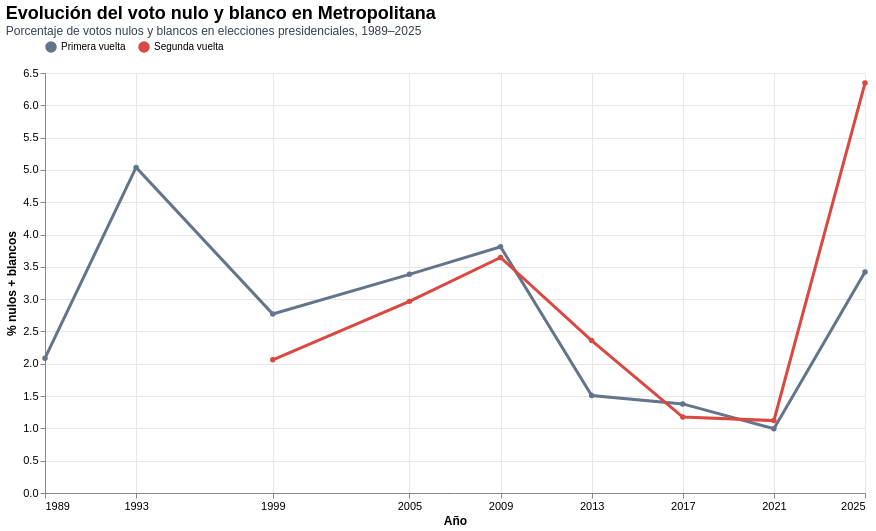

The code cell stored with this chart in its notebook:
### Code cell
grafico_region = alt.Chart(datos_region).mark_line(
    point=True,
    strokeWidth=3
).encode(
    x=alt.X(
        "anio:Q",
        title="Año",
        scale=alt.Scale(domain=[1989, 2025]),
        axis=alt.Axis(
            values=[1989, 1993, 1999, 2005, 2009, 2013, 2017, 2021, 2025],
            format="d",
            labelAngle=0
        )
    ),
    y=alt.Y(
        "pct_nulos_blancos:Q",
        title="% nulos + blancos",
        axis=alt.Axis(format=".1f")
    ),
    color=alt.Color(
        "vuelta_label:N",
        title=None,
        scale=alt.Scale(
            domain=["Primera vuelta", "Segunda vuelta"],
            range=["#64748b", "#d94841"]
        )
    ),
    detail="vuelta_label:N",
    tooltip=[
        alt.Tooltip("region:N", title="Región"),
        alt.Tooltip("anio:Q", title="Año", format="d"),
        alt.Tooltip("vuelta_label:N", title="Vuelta"),
        alt.Tooltip("pct_nulos_blancos:Q", title="% nulos + blancos", format=".2f"),
        alt.Tooltip("nulos_blancos:Q", title="Nulos + blancos", format=","),
        alt.Tooltip("votos_emitidos:Q", title="Votos emitidos", format=",")
    ]
).properties(
    title={
        "text": f"Evolución del voto nulo y blanco en {region_elegida}",
        "subtitle": "Porcentaje de votos nulos y blancos en elecciones presidenciales, 1989–2025",
        "anchor": "start",
        "fontSize": 18,
        "subtitleFontSize": 12,
        "subtitleColor": "#374151"
    },
    width=820,
    height=420
).configure_view(
    strokeWidth=0
).configure_axis(
    gridColor="#e5e7eb",
    labelFontSize=11,
    titleFontSize=12
).configure_legend(
    orient="top",
    title=None
)

grafico_region

### Figure 1 — Vega-Lite specification as saved in the notebook (floating-point values rounded to 4 significant figures)
{"config": {"view": {"continuousWidth": 300, "continuousHeight": 300, "strokeWidth": 0}, "axis": {"gridColor": "#e5e7eb", "labelFontSize": 11, "titleFontSize": 12}, "legend": {"orient": "top", "title": null}}, "data": {"name": "data-2fd4cbd05a417192bb9352886a2cb0c0"}, "mark": {"type": "line", "point": true, "strokeWidth": 3}, "encoding": {"color": {"field": "vuelta_label", "scale": {"domain": ["Primera vuelta", "Segunda vuelta"], "range": ["#64748b", "#d94841"]}, "title": null, "type": "nominal"}, "detail": {"field": "vuelta_label", "type": "nominal"}, "tooltip": [{"field": "region", "title": "Región", "type": "nominal"}, {"field": "anio", "format": "d", "title": "Año", "type": "quantitative"}, {"field": "vuelta_label", "title": "Vuelta", "type": "nominal"}, {"field": "pct_nulos_blancos", "format": ".2f", "title": "% nulos + blancos", "type": "quantitative"}, {"field": "nulos_blancos", "format": ",", "title": "Nulos + blancos", "type": "quantitative"}, {"field": "votos_emitidos", "format": ",", "title": "Votos emitidos", "type": "quantitative"}], "x": {"axis": {"format": "d", "labelAngle": 0, "values": [1989, 1993, 1999, 2005, 2009, 2013, 2017, 2021, 2025]}, "field": "anio", "scale": {"domain": [1989, 2025]}, "title": "Año", "type": "quantitative"}, "y": {"axis": {"format": ".1f"}, "field": "pct_nulos_blancos", "title": "% nulos + blancos", "type": "quantitative"}}, "height": 420, "title": {"text": "Evolución del voto nulo y blanco en Metropolitana", "subtitle": "Porcentaje de votos nulos y blancos en elecciones presidenciales, 1989–2025", "anchor": "start", "fontSize": 18, "subtitleFontSize": 12, "subtitleColor": "#374151"}, "width": 820, "$schema": "https://vega.github.io/schema/vega-lite/v5.20.1.json", "datasets": {"data-2fd4cbd05a417192bb9352886a2cb0c0": [{"eleccion_id": "1989_1", "anio": 1989, "vuelta": 1, "region_codigo": 13, "region": "Metropolitana", "region_fuente": "Metropolitana", "division_regional": "13 regiones", "nulos": 36799, "blancos": 22729, "nulos_blancos": 59528, "votos_emitidos": 2853911, "pct_nulos_blancos": 2.086, "nota_limite_regional": "División regional histórica de 13 regiones: Tarapacá incluye actual Arica y Parinacota; Los Lagos incluye actual Los Ríos; Biobío incluye actual Ñuble.", "vuelta_label": "Primera vuelta"}, {"eleccion_id": "1993_1", "anio": 1993, "vuelta": 1, "region_codigo": 13, "region": "Metropolitana", "region_fuente": "Metropolitana", "division_regional": "13 regiones", "nulos": 102537, "blancos": 43737, "nulos_blancos": 146274, "votos_emitidos": 2902970, "pct_nulos_blancos": 5.039, "nota_limite_regional": "División regional histórica de 13 regiones: Tarapacá incluye actual Arica y Parinacota; Los Lagos incluye actual Los Ríos; Biobío incluye actual Ñuble.", "vuelta_label": "Primera vuelta"}, {"eleccion_id": "1999_1", "anio": 1999, "vuelta": 1, "region_codigo": 13, "region": "Metropolitana", "region_fuente": "METROPOLITANA DE SAN", "division_regional": "13 regiones", "nulos": 60139, "blancos": 18794, "nulos_blancos": 78933, "votos_emitidos": 2849787, "pct_nulos_blancos": 2.77, "nota_limite_regional": "División regional histórica de 13 regiones: Tarapacá incluye actual Arica y Parinacota; Los Lagos incluye actual Los Ríos; Biobío incluye actual Ñuble.", "vuelta_label": "Primera vuelta"}, {"eleccion_id": "2005_1", "anio": 2005, "vuelta": 1, "region_codigo": 13, "region": "Metropolitana", "region_fuente": "METROPOLITANA DE SANTIAGO", "division_regional": "13 regiones", "nulos": 66417, "blancos": 27541, "nulos_blancos": 93958, "votos_emitidos": 2776806, "pct_nulos_blancos": 3.384, "nota_limite_regional": "División regional histórica de 13 regiones: Tarapacá incluye actual Arica y Parinacota; Los Lagos incluye actual Los Ríos; Biobío incluye actual Ñuble.", "vuelta_label": "Primera vuelta"}, {"eleccion_id": "2009_1", "anio": 2009, "vuelta": 1, "region_codigo": 13, "region": "Metropolitana", "region_fuente": "METROPOLITANA DE SANTIAGO", "division_regional": "15 regiones", "nulos": 77328, "blancos": 28855, "nulos_blancos": 106183, "votos_emitidos": 2785565, "pct_nulos_blancos": 3.812, "nota_limite_regional": "División regional de 15 regiones: Biobío incluye actual Ñuble.", "vuelta_label": "Primera vuelta"}, {"eleccion_id": "2013_1", "anio": 2013, "vuelta": 1, "region_codigo": 13, "region": "Metropolitana", "region_fuente": "METROPOLITANA DE SANTIAGO", "division_regional": "15 regiones", "nulos": 24677, "blancos": 15450, "nulos_blancos": 40127, "votos_emitidos": 2658373, "pct_nulos_blancos": 1.509, "nota_limite_regional": "División regional de 15 regiones: Biobío incluye actual Ñuble.", "vuelta_label": "Primera vuelta"}, {"eleccion_id": "2017_1", "anio": 2017, "vuelta": 1, "region_codigo": 13, "region": "Metropolitana", "region_fuente": "METROPOLITANA DE SANTIAGO", "division_regional": "15 regiones", "nulos": 26027, "blancos": 11765, "nulos_blancos": 37792, "votos_emitidos": 2740686, "pct_nulos_blancos": 1.379, "nota_limite_regional": "División regional de 15 regiones: Biobío incluye actual Ñuble.", "vuelta_label": "Primera vuelta"}, {"eleccion_id": "2021_1", "anio": 2021, "vuelta": 1, "region_codigo": 13, "region": "Metropolitana", "region_fuente": "RM", "division_regional": "16 regiones", "nulos": 20029, "blancos": 8860, "nulos_blancos": 28889, "votos_emitidos": 2906465, "pct_nulos_blancos": 0.994, "nota_limite_regional": "División regional de 16 regiones.", "vuelta_label": "Primera vuelta"}, {"eleccion_id": "2025_1", "anio": 2025, "vuelta": 1, "region_codigo": 13, "region": "Metropolitana", "region_fuente": "METROPOLITANA DE SANTIAGO", "division_regional": "16 regiones", "nulos": 130359, "blancos": 46689, "nulos_blancos": 177048, "votos_emitidos": 5173843, "pct_nulos_blancos": 3.422, "nota_limite_regional": "División regional de 16 regiones.", "vuelta_label": "Primera vuelta"}, {"eleccion_id": "1999_2", "anio": 1999, "vuelta": 2, "region_codigo": 13, "region": "Metropolitana", "region_fuente": "METROPOLITANA DE SAN", "division_regional": "13 regiones", "nulos": 43098, "blancos": 15803, "nulos_blancos": 58901, "votos_emitidos": 2856575, "pct_nulos_blancos": 2.062, "nota_limite_regional": "División regional histórica de 13 regiones: Tarapacá incluye actual Arica y Parinacota; Los Lagos incluye actual Los Ríos; Biobío incluye actual Ñuble.", "vuelta_label": "Segunda vuelta"}, {"eleccion_id": "2005_2", "anio": 2005, "vuelta": 2, "region_codigo": 13, "region": "Metropolitana", "region_fuente": "METROPOLITANA DE SANTIAGO", "division_regional": "13 regiones", "nulos": 64333, "blancos": 17229, "nulos_blancos": 81562, "votos_emitidos": 2750169, "pct_nulos_blancos": 2.966, "nota_limite_regional": "División regional histórica de 13 regiones: Tarapacá incluye actual Arica y Parinacota; Los Lagos incluye actual Los Ríos; Biobío incluye actual Ñuble.", "vuelta_label": "Segunda vuelta"}, {"eleccion_id": "2009_2", "anio": 2009, "vuelta": 2, "region_codigo": 13, "region": "Metropolitana", "region_fuente": "METROPOLITANA DE SANTIAGO", "division_regional": "15 regiones", "nulos": 78028, "blancos": 22025, "nulos_blancos": 100053, "votos_emitidos": 2744498, "pct_nulos_blancos": 3.646, "nota_limite_regional": "División regional de 15 regiones: Biobío incluye actual Ñuble.", "vuelta_label": "Segunda vuelta"}, {"eleccion_id": "2013_2", "anio": 2013, "vuelta": 2, "region_codigo": 13, "region": "Metropolitana", "region_fuente": "METROPOLITANA DE SANTIAGO", "division_regional": "15 regiones", "nulos": 38167, "blancos": 14977, "nulos_blancos": 53144, "votos_emitidos": 2252394, "pct_nulos_blancos": 2.359, "nota_limite_regional": "División regional de 15 regiones: Biobío incluye actual Ñuble.", "vuelta_label": "Segunda vuelta"}, {"eleccion_id": "2017_2", "anio": 2017, "vuelta": 2, "region_codigo": 13, "region": "Metropolitana", "region_fuente": "METROPOLITANA DE SANTIAGO", "division_regional": "15 regiones", "nulos": 25226, "blancos": 8281, "nulos_blancos": 33507, "votos_emitidos": 2850621, "pct_nulos_blancos": 1.175, "nota_limite_regional": "División regional de 15 regiones: Biobío incluye actual Ñuble.", "vuelta_label": "Segunda vuelta"}, {"eleccion_id": "2021_2", "anio": 2021, "vuelta": 2, "region_codigo": 13, "region": "Metropolitana", "region_fuente": "RM", "division_regional": "16 regiones", "nulos": 28426, "blancos": 10345, "nulos_blancos": 38771, "votos_emitidos": 3460078, "pct_nulos_blancos": 1.121, "nota_limite_regional": "División regional de 16 regiones.", "vuelta_label": "Segunda vuelta"}, {"eleccion_id": "2025_2", "anio": 2025, "vuelta": 2, "region_codigo": 13, "region": "Metropolitana", "region_fuente": "METROPOLITANA DE SANTIAGO", "division_regional": "16 regiones", "nulos": 264943, "blancos": 62460, "nulos_blancos": 327403, "votos_emitidos": 5160085, "pct_nulos_blancos": 6.345, "nota_limite_regional": "División regional de 16 regiones.", "vuelta_label": "Segunda vuelta"}]}}
